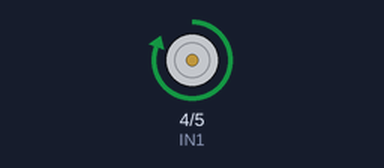
Bench run of a sketch on a simulated Arduino Uno, built with avr-gcc and run on an emulated ATmega328P. Parts: motor-driver pin pairs drawn as motors (green arrow = first pin HIGH = forward, orange = second pin HIGH = backward, longer = more drive).

Above: at 1.0 s.
At 2.2 s:
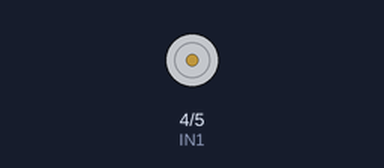
At 3.5 s:
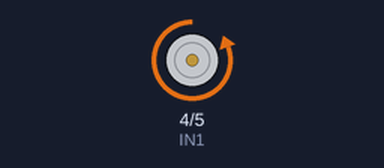
Timing chart, 0 to 6.5 s (numbered marks = the images above):
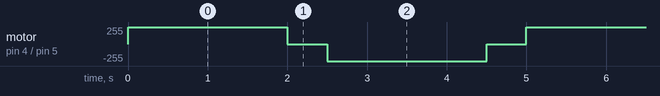

The sketch:

DCMotor1a.ino
```cpp
int IN1 = 4;
int IN2 = 5;

void setup() {
  // put your setup code here, to run once:
  pinMode(IN1, OUTPUT);
  pinMode(IN2, OUTPUT);
}

void loop() {
  // put your main code here, to run repeatedly:
  // Rotate the Motor A clockwise
  digitalWrite(IN1, HIGH);
  digitalWrite(IN2, LOW);
  Serial.println(digitalRead(IN1));
  Serial.println(digitalRead(IN2));
  delay(2000);
  // Motor A
  digitalWrite(IN1, HIGH);
  digitalWrite(IN2, HIGH);
  Serial.println(digitalRead(IN1));
  Serial.println(digitalRead(IN2));
  delay(500);

  // Rotate the Motor A counter-clockwise
  digitalWrite(IN1, LOW);
  digitalWrite(IN2, HIGH);
  Serial.println(digitalRead(IN1));
  Serial.println(digitalRead(IN2));
  delay(2000);
  // Motor A
  digitalWrite(IN1, LOW);
  digitalWrite(IN2, LOW);
  Serial.println(digitalRead(IN1));
  Serial.println(digitalRead(IN2));
  delay(500);

}
```

Measured:
- by itself, motor on pin 4 (IN1) / pin 5 (IN2): repeats every 5.0 s: stopped 0.50 s, backward 255/255 2.0 s, stopped 0.50 s, forward 255/255 2.0 s
